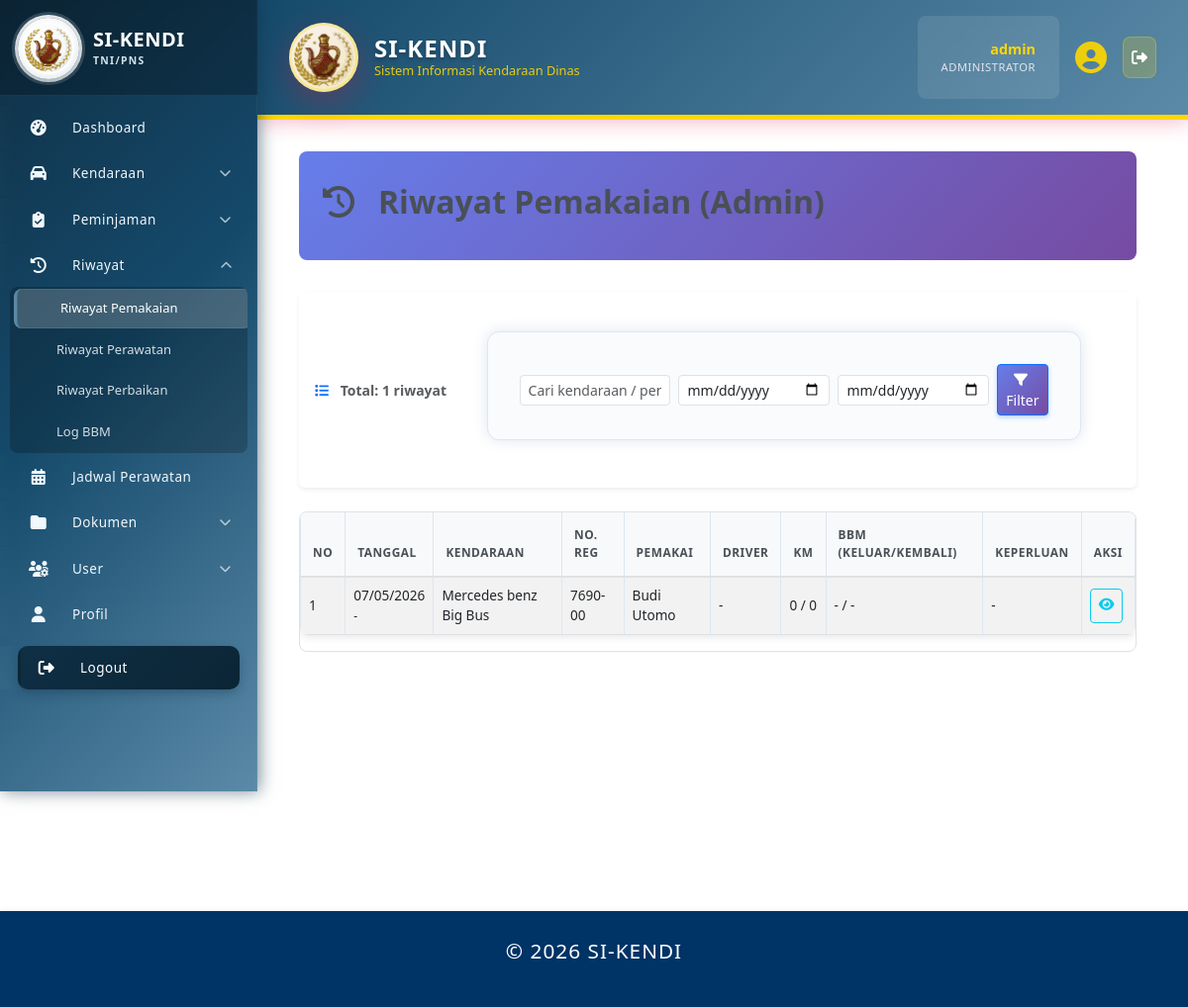
Page /index.php?page=riwayat_pemakaian (signed in) on the committed database.
### tables this page shows
CREATE TABLE `riwayat_pemakaian` (
  `id` int(11) NOT NULL,
  `kendaraan_id` int(11) NOT NULL,
  `user_id` int(11) NOT NULL,
  `driver_id` int(11) DEFAULT NULL,
  `tanggal` date NOT NULL,
  `jam_keluar` time DEFAULT NULL,
  `jam_kembali` time DEFAULT NULL,
  `km_awal` int(11) NOT NULL,
  `km_akhir` int(11) DEFAULT NULL,
  `tujuan` varchar(255) NOT NULL,
  `keperluan` text DEFAULT NULL,
  `rute` text DEFAULT NULL,
  `bbm_keluar` decimal(5,2) DEFAULT NULL,
  `bbm_kembali` decimal(5,2) DEFAULT NULL,
  `kondisi_keluar` enum('Baik','Rusak Ringan','Rusak Berat') DEFAULT 'Baik',
  `kondisi_kembali` enum('Baik','Rusak Ringan','Rusak Berat') DEFAULT 'Baik',
  `catatan` text DEFAULT NULL,
  `created_at` timestamp NOT NULL DEFAULT current_timestamp(),
  `updated_at` timestamp NOT NULL DEFAULT current_timestamp() ON UPDATE current_timestamp()
);

CREATE TABLE `kendaraan` (
  `id` int(11) NOT NULL,
  `no_polisi` varchar(20) NOT NULL,
  `no_rangka` varchar(50) NOT NULL,
  `no_mesin` varchar(50) NOT NULL,
  `penanggung_jawab` enum('Baur Spri Kapus','Baurku','Baurtarlat','Bidduk TI','Caraka','Kabidduk TI','Kabidinfomin','Kabidinfoops','Kabidpamsisfo','Kapusinfolahta TNI','Kasubbid Jarkomta & Duknis','Kasubbid Pam Aplikasi','Kasubbid Pam jarkomta','Kasubbid SDM TI','Kasubbid Sisfogarku','Kasubbid Sisfointel','Kasubbid Sisfoopslat','Kasubbid Sisfopers','Kasubbid Sisfoter','Kataud','Kaurdal','Kaurpers','Kaurtu','Tamudi Kapus','Wakapusinfolahta TNI') NOT NULL,
  `locator` varchar(255) DEFAULT NULL,
  `pengguna_id` int(11) DEFAULT NULL,
  `merk` varchar(50) NOT NULL,
  `tipe` varchar(50) DEFAULT NULL,
  `tahun_pembuatan` year(4) DEFAULT NULL,
  `warna` varchar(30) DEFAULT NULL,
  `jenis` enum('Roda 2','Roda 4','Truk','Bus','Lainnya') DEFAULT 'Roda 4',
  `bahan_bakar` enum('Pertalite','Pertamax','Solar','Listrik','Hybrid') NOT NULL DEFAULT 'Pertalite',
  `no_reg` varchar(30) DEFAULT NULL,
  `no_stnk` varchar(30) DEFAULT NULL,
  `no_bpkb` varchar(30) DEFAULT NULL,
  `tanggal_berlaku_stnk` date DEFAULT NULL,
  `pemilik_stnk` varchar(100) DEFAULT NULL,
  `status_kepemilikan` enum('Satker','Pinjam Pakai') DEFAULT 'Satker',
  `satker` varchar(50) NOT NULL,
  `kode_barang` varchar(50) DEFAULT NULL,
  `kondisi` enum('Baik','Rusak Ringan','Rusak Berat') DEFAULT 'Baik',
  `status_kendaraan` enum('Operasional','Perbaikan','Rusak','Tidak Aktif') DEFAULT 'Operasional',
  `status_peminjaman` enum('Tersedia','Dipinjam','Maintenance','Rusak') DEFAULT 'Tersedia',
  `tanggal_servis_terakhir` date DEFAULT NULL,
  `last_service_km` int(11) DEFAULT NULL,
  `odometer` int(11) DEFAULT 0,
  `foto` varchar(255) DEFAULT NULL,
  `catatan` text DEFAULT NULL,
  `created_at` timestamp NOT NULL DEFAULT current_timestamp(),
  `updated_at` timestamp NOT NULL DEFAULT current_timestamp() ON UPDATE current_timestamp()
);

CREATE TABLE `pengguna` (
  `id` int(11) NOT NULL,
  `nrp_nip` varchar(30) DEFAULT NULL,
  `nama_lengkap` varchar(100) NOT NULL,
  `pangkat` varchar(50) DEFAULT NULL,
  `jabatan` varchar(50) DEFAULT NULL,
  `satuan_pns` varchar(200) DEFAULT NULL,
  `no_hp` varchar(20) DEFAULT NULL,
  `email` varchar(100) DEFAULT NULL,
  `alamat` text DEFAULT NULL,
  `status_pegawai` enum('Aktif','Pensiun','Mutasi','Non-Aktif') NOT NULL DEFAULT 'Aktif',
  `status_aktif` enum('Aktif','Tidak Aktif') NOT NULL DEFAULT 'Aktif',
  `jenis_personel` enum('TNI','PNS') DEFAULT NULL,
  `matra` varchar(100) DEFAULT NULL,
  `korps` varchar(100) DEFAULT NULL,
  `kesatuan` varchar(200) DEFAULT NULL,
  `created_at` timestamp NOT NULL DEFAULT current_timestamp(),
  `updated_at` timestamp NOT NULL DEFAULT current_timestamp() ON UPDATE current_timestamp()
);

### lib/table_helpers.php (called while the page is built, shortened)
<?php
if (!function_exists('table_has_columns')) {
    function table_has_columns($db, $table, array $cols) {
        $mysqli = $db;
        $table = $mysqli->real_escape_string($table);
        foreach ($cols as $col) {
            $colEsc = $mysqli->real_escape_string($col);
            $res = $mysqli->query("SELECT 1 FROM information_schema.COLUMNS WHERE TABLE_SCHEMA = DATABASE() AND TABLE_NAME = '{$table}' AND COLUMN_NAME = '{$colEsc}' LIMIT 1");
        }
        return true;
    }
}

### pages/riwayat_pemakaian.php (the view, shortened to what this page needs)
<?php
require_once 'includes/auth.php';
require_once __DIR__ . '/../lib/table_helpers.php';
    ?>
    <?php
$page = isset($_GET['page_num']) ? max(1, intval($_GET['page_num'])) : 1;
$limit = 20;
$offset = ($page - 1) * $limit;
$types = '';
$params = [];
$filter_sql = '';
$driver_join = table_has_columns($mysqli, 'riwayat_pemakaian', ['driver_id']);
$select_driver = $driver_join ? ", d.nama_lengkap AS driver_name" : ", '' AS driver_name";
$join_driver = $driver_join ? "LEFT JOIN pengguna d ON rp.driver_id = d.id" : "";
$base_from = "riwayat_pemakaian rp\n        JOIN kendaraan k ON rp.kendaraan_id = k.id\n        LEFT JOIN user_account ua ON rp.user_id = ua.id\n        LEFT JOIN pengguna p ON ua.pengguna_id = p.id\n        " . $join_driver;
$count_sql = "SELECT COUNT(*) as total FROM " . $base_from . $filter_sql;
$count_stmt = $mysqli->prepare($count_sql);
$count_stmt->execute();
$total = (int)$count_stmt->get_result()->fetch_assoc()['total'];
$select_sql = "SELECT rp.*, k.no_reg, k.no_polisi, k.merk, k.tipe, ua.username AS username, p.nama_lengkap AS pemakai" . $select_driver . "\n        FROM " . $base_from . $filter_sql . "\n        ORDER BY rp.tanggal DESC, rp.id DESC\n        LIMIT ? OFFSET ?";
$stmt = $mysqli->prepare($select_sql);
$bind_params = $params;
$bind_types = $types;
$bind_params[] = $limit;
$bind_params[] = $offset;
$bind_types .= 'ii';
if ($bind_types !== '') {
    $stmt->bind_param($bind_types, ...$bind_params);
}
$stmt->execute();
$rows = $stmt->get_result();
?>
<div class="page-header">
    <h1><i class="fas fa-history me-2"></i> Riwayat Pemakaian (Admin)</h1>
</div>
<div class="content-container">
    <div class="bg-white p-3 rounded-2 mb-4 d-flex justify-content-between align-items-center shadow-sm">
        <div class="text-muted small">
            <span class="fw-semibold"><i class="fas fa-list text-primary me-2"></i> Total: <?= $total ?> riwayat</span>
        </div>
        <form method="get" class="d-flex gap-2 align-items-center">
            <input type="text" name="q" value="<?= htmlspecialchars($_GET['q'] ?? '') ?>" placeholder="Cari kendaraan / pengguna" class="form-control form-control-sm">
            <input type="date" name="date_from" value="<?= htmlspecialchars($_GET['date_from'] ?? '') ?>" class="form-control form-control-sm">
            <input type="date" name="date_to" value="<?= htmlspecialchars($_GET['date_to'] ?? '') ?>" class="form-control form-control-sm">
            <button class="btn btn-primary btn-sm" type="submit"><i class="fas fa-filter me-1"></i> Filter</button>
        </form>
    </div>
    <?php if ($rows && $rows->num_rows > 0): ?>
        <div class="table-responsive">
            <table class="table table-striped table-hover">
                <thead>
                    <tr>
                        <th>No</th>
                        <th>Tanggal</th>
                        <th>Kendaraan</th>
                        <th>No. Reg</th>
                        <th>Pemakai</th>
                        <th>Driver</th>
                        <th>KM</th>
                        <th>BBM (Keluar/Kembali)</th>
                        <th>Keperluan</th>
                        <th>Aksi</th>
                    </tr>
                </thead>
                <tbody>
                    <?php $i = $offset + 1; while ($r = $rows->fetch_assoc()): ?>
                        <tr>
                            <td><?= $i++ ?></td>
                            <td><?= date('d/m/Y', strtotime($r['tanggal'])) ?><br><small><?= htmlspecialchars($r['jam_keluar'] ?? '') ?> - <?= htmlspecialchars($r['jam_kembali'] ?? '') ?></small></td>
                            <td><?= htmlspecialchars($r['merk'] . ' ' . $r['tipe']) ?></td>
                            <td><?= htmlspecialchars($r['no_reg'] ?? '-') ?></td>
                            <td><?= htmlspecialchars($r['pemakai'] ?? $r['username'] ?? '-') ?></td>
                            <td><?= htmlspecialchars($r['driver_name'] ?? '-') ?></td>
                            <td><?= number_format($r['km_awal'] ?? 0) ?> / <?= number_format($r['km_akhir'] ?? 0) ?></td>
                            <td><?= !empty($r['bbm_keluar']) ? number_format($r['bbm_keluar'],1) . ' L' : '-' ?> / <?= !empty($r['bbm_kembali']) ? number_format($r['bbm_kembali'],1) . ' L' : '-' ?></td>
                            <td><?= htmlspecialchars(mb_strimwidth($r['keperluan'] ?? '-', 0, 60, '...')) ?></td>
                            <td>
                                <div class="btn-group" role="group">
                                    <a href="index.php?page=riwayat_pemakaian&action=view&id=<?= $r['id'] ?>" class="btn btn-sm btn-outline-info" title="Lihat Detail"><i class="fas fa-eye"></i></a>
                                </div>
                            </td>
                        </tr>
                    <?php endwhile; ?>
                </tbody>
            </table>
        </div>
    <?php endif; ?>
</div>

### assets/css/style.css (style rules this page uses)
html, body { font-family: 'Segoe UI', Arial, sans-serif; background: #f4f6fa; margin: 0; padding: 0; color: #222; font-size: 16px; min-height: 100vh; line-height: 1.6; }
* { box-sizing: border-box; }
:root { --brand-start: #0f2f45; --brand-mid: #154a6b; --brand-end: #5b8aa8; --brand-hover-bg: rgba(255,255,255,0.10); --brand-active-bg: rgba(255,255,255,0.16); }
.btn { display: inline-flex; align-items: center; gap: 8px; padding: 8px 16px; border-radius: 8px; text-decoration: none; font-weight: 600; font-size: 0.9em; border: none; cursor: pointer; transition: all 0.3s ease; min-height: 35px; box-sizing: border-box; justify-content: center; text-align: center; line-height: 1; }
.btn-primary { background: #007bff; color: white; box-shadow: 0 2px 4px rgba(0, 123, 255, 0.3); }
.form-control { width: 100%; padding: 0.75em; border: 2px solid #e9ecef; border-radius: 12px; font-size: 12px; transition: all 0.3s ease; background: white; box-sizing: border-box; }
.table-responsive { overflow-x: auto; -webkit-overflow-scrolling: touch; }
.table { width: 100%; border-collapse: collapse; background: white; font-size: 0.9em; border-radius: 8px; overflow: hidden; box-shadow: 0 2px 8px rgba(0, 0, 0, 0.1); }
.table th { background: #f8f9fa; font-weight: 600; color: #495057; padding: 1em 0.75em; text-align: left; border-bottom: 2px solid #dee2e6; font-size: 0.85em; text-transform: uppercase; letter-spacing: 0.5px; }
.table td { padding: 0.75em; border-bottom: 1px solid #dee2e6; vertical-align: middle; }
.page-header { display: flex; justify-content: space-between; align-items: flex-start; margin-bottom: 2em; gap: 1em; flex-wrap: wrap; }
.page-header h1 { margin: 0 0 0.5rem 0; color: #495057; font-size: 1.8em; font-weight: 600; display: flex; align-items: center; gap: 0.5em; line-height: 1.2; }
.text-muted { color: #6c757d !important; }
.text-primary { color: #007bff !important; }
.d-flex { display: flex; }
form[method="post"], form[method="get"], form[style*="max-width:600px"] { max-width: 600px; margin: 1.5em auto 2em auto; background: #f9fbfd; padding: 2em 2em 1.5em 2em; border-radius: 12px; box-shadow: 0 0 16px #e0e6ef; border: 1px solid #dde6f2; }
form input, form textarea, form select { width: 100%; margin: auto; padding: 6px; border-radius: 6px; border: 2px solid #c7d0e0; font-size: 1em; background: #f7fafd; transition: border 0.2s; }
form button, form a { display: inline-block; padding: 6px 12px; border-radius: 8px; background: #3498db; color: #fff; text-decoration: none; font-weight: bold; border: none; margin: 0; transition: background 0.2s, box-shadow 0.2s; box-shadow: 0 2px 8px #dde6f2; font-size: 1em; }
table { border-collapse: separate; border-spacing: 0; width: 100%; background: #fff; margin-bottom: 2em; font-size: 1em; border-radius: 10px; overflow: hidden; box-shadow: 0 2px 12px #e0e6ef; }
table th, table td { border: 1px solid #dde6f2; padding: 0.9em 0.7em; text-align: left; }
table th { background: #eaf0fa; color: #003366; font-weight: bold; font-size: 1.04em; }
table td { transition: background 0.2s; }
table th, table td { padding: 0.4em 0.2em; font-size: 0.97em; }
.table { background: white; border-collapse: collapse; width: 100%; font-size: 14px; }
.table th { background: #f8f9fa; font-weight: 600; color: #495057; padding: 15px 12px; text-align: left; border-bottom: 2px solid #dee2e6; }
.table td { padding: 12px; border-bottom: 1px solid #dee2e6; vertical-align: middle; }
.page-header { display: flex; justify-content: space-between; align-items: center; margin-bottom: 30px; flex-wrap: wrap; gap: 20px; }
.page-header h1 { margin: 0; color: #495057; font-size: 28px; font-weight: 600; }

### assets/css/sidebar.css (style rules this page uses)
:root { --brand-start: #0f2f45; --brand-mid: #154a6b; --brand-end: #5b8aa8; --brand-accent: #5b8aa8; --brand-accent-soft: #d2e3eb; --brand-hover-bg: rgba(255,255,255,0.08); --brand-active-bg: rgba(255,255,255,0.14); --brand-active-strong: rgba(255,255,255,0.20); --sidebar-link-size: 15px; --sidebar-sublink-size: 13px; }

### includes/header.php (style rules this page uses)
:root { --sidebar-width: 260px; }

### rows in the picture
riwayat_pemakaian: tanggal "07/05/2026", kendaraan.tipe "Mercedes benz Big Bus", kendaraan.no_reg "7690-00", pengguna.nama_lengkap "Budi Utomo", driver_name "-", km_awal "0", km_akhir "0", keperluan "-"

### other values in the picture
isset($_SESSION['username']) ? $_SESSION['username'] : '' "admin"
$total "1"
